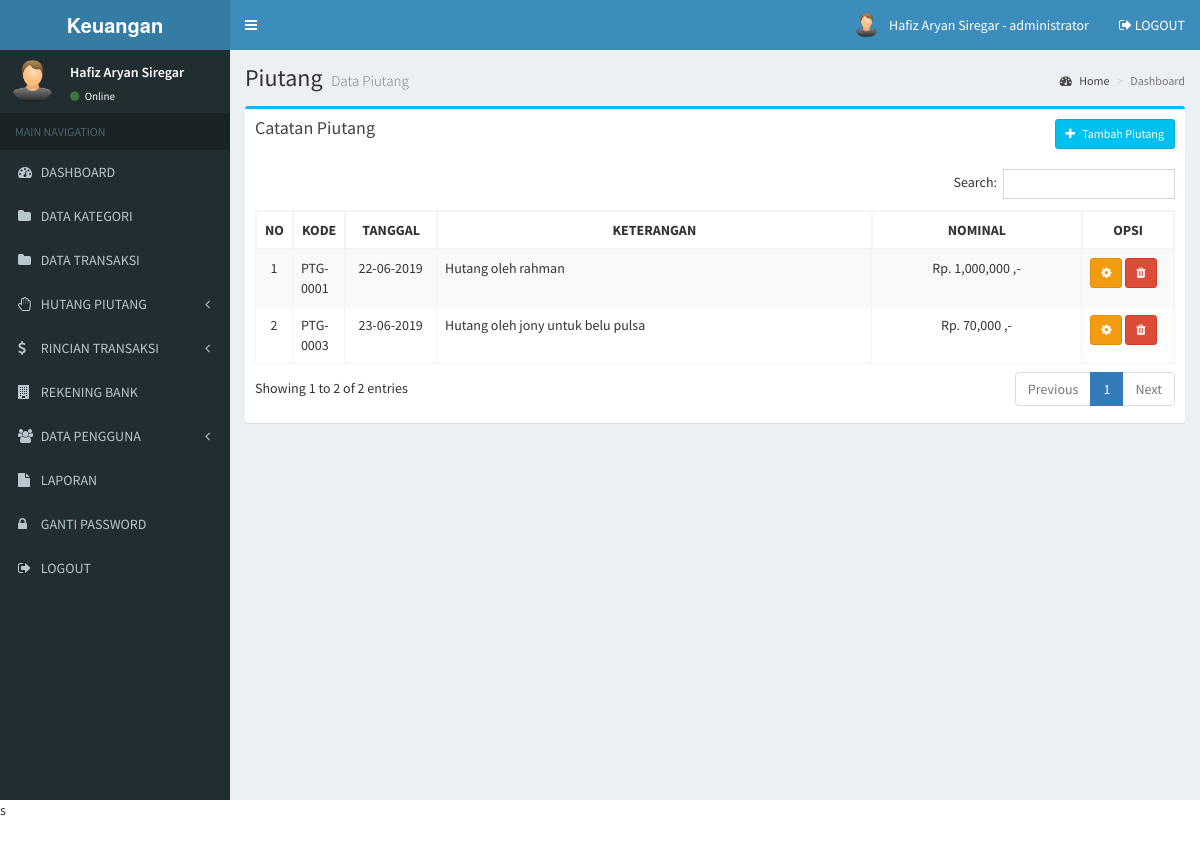
/admin/piutang.php (signed in), run on the app's committed database.
### tables this page shows
CREATE TABLE `user` (
  `user_id` int(11) NOT NULL,
  `user_nama` varchar(100) NOT NULL,
  `user_username` varchar(100) NOT NULL,
  `user_password` varchar(100) NOT NULL,
  `user_foto` varchar(100) DEFAULT NULL,
  `user_level` varchar(20) NOT NULL
);

CREATE TABLE `piutang` (
  `piutang_id` int(11) NOT NULL,
  `piutang_tanggal` date NOT NULL,
  `piutang_nominal` int(11) NOT NULL,
  `piutang_keterangan` text NOT NULL
);

### admin/piutang.php (the view, shortened to what this page needs)
<?php include 'header.php'; ?>
<div class="content-wrapper">
  <section class="content-header">
    <h1>
      Piutang
      <small>Data Piutang</small>
    </h1>
    <ol class="breadcrumb">
      <li><a href="#"><i class="fa fa-dashboard"></i> Home</a></li>
      <li class="active">Dashboard</li>
    </ol>
  </section>
  <section class="content">
    <div class="row">
      <section class="col-lg-12">
        <div class="box box-info">
          <div class="box-header">
            <h3 class="box-title">Catatan Piutang</h3>
            <div class="btn-group pull-right">
              <button type="button" class="btn btn-info btn-sm" data-toggle="modal" data-target="#exampleModal">
                <i class="fa fa-plus"></i> &nbsp Tambah Piutang
              </button>
            </div>
          </div>
          <div class="box-body">
            <div class="table-responsive">
              <table class="table table-bordered table-striped" id="table-datatable">
                <thead>
                  <tr>
                    <th width="1%">NO</th>
                    <th width="1%">KODE</th>
                    <th width="10%" class="text-center">TANGGAL</th>
                    <th class="text-center">KETERANGAN</th>
                    <th class="text-center">NOMINAL</th>
                    <th width="10%" class="text-center">OPSI</th>
                  </tr>
                </thead>
                <tbody>
                  <?php
                  include '../koneksi.php';
                  $no=1;
                  $data = mysqli_query($koneksi,"SELECT * FROM piutang");
                  while($d = mysqli_fetch_array($data)){
                    ?>
                    <tr>
                      <td class="text-center"><?php echo $no++; ?></td>
                      <td>PTG-000<?php echo $d['piutang_id']; ?></td>
                      <td class="text-center"><?php echo date('d-m-Y', strtotime($d['piutang_tanggal'])); ?></td>
                      <td><?php echo $d['piutang_keterangan']; ?></td>
                      <td class="text-center"><?php echo "Rp. ".number_format($d['piutang_nominal'])." ,-"; ?></td>
                      <td>
                        <button type="button" class="btn btn-warning btn-sm" data-toggle="modal" data-target="#edit_piutang_<?php echo $d['piutang_id'] ?>">
                        <i class="fa fa-cog"></i>
                      </button>
                      <button type="button" class="btn btn-danger btn-sm" data-toggle="modal" data-target="#hapus_piutang_<?php echo $d['piutang_id'] ?>">
                        <i class="fa fa-trash"></i>
                      </button>
                    </td>
                  </tr>
                  <?php
                }
                ?>
              </tbody>
            </table>
          </div>
        </div>
      </div>
    </section>
  </div>
</section>
</div>
<?php include 'footer.php'; ?>s

### admin/header.php (shortened to what this page needs)
<!DOCTYPE html>
<html>
<head>
  <link rel="stylesheet" href="../assets/bower_components/bootstrap/dist/css/bootstrap.min.css">
  <link rel="stylesheet" href="../assets/bower_components/font-awesome/css/font-awesome.min.css">
  <link rel="stylesheet" href="../assets/bower_components/Ionicons/css/ionicons.min.css">
  <link rel="stylesheet" href="../assets/dist/css/AdminLTE.min.css">
  <link rel="stylesheet" href="../assets/bower_components/datatables.net-bs/css/dataTables.bootstrap.min.css">
  <link rel="stylesheet" href="../assets/dist/css/skins/_all-skins.min.css">
  <link rel="stylesheet" href="../assets/bower_components/morris.js/morris.css">
  <link rel="stylesheet" href="../assets/bower_components/jvectormap/jquery-jvectormap.css">
  <link rel="stylesheet" href="../assets/bower_components/bootstrap-datepicker/dist/css/bootstrap-datepicker.min.css">
  <link rel="stylesheet" href="../assets/bower_components/bootstrap-daterangepicker/daterangepicker.css">
  <link rel="stylesheet" href="../assets/plugins/bootstrap-wysihtml5/bootstrap3-wysihtml5.min.css">
  <?php
  include '../koneksi.php';
  ?>
</head>
<body class="hold-transition skin-blue sidebar-mini">
  <div class="wrapper">
    <header class="main-header">
      <a href="index.php" class="logo">
        <span class="logo-lg"><b>Keuangan</b></span>
      </a>
      <nav class="navbar navbar-static-top">
        <a href="#" class="sidebar-toggle" data-toggle="push-menu" role="button">
        </a>
        <div class="navbar-custom-menu">
          <ul class="nav navbar-nav">
            <li class="dropdown user user-menu">
              <a href="#" class="dropdown-toggle" data-toggle="dropdown">
                <?php
                $id_user = $_SESSION['id'];
                $profil = mysqli_query($koneksi, "select * from user where user_id='$id_user'");
                $profil = mysqli_fetch_assoc($profil);
                if ($profil['user_foto'] == "") {
                ?>
                  <img src="../gambar/sistem/user.png" class="user-image">
                <?php } else { ?>
                  <img src="../gambar/user/<?php echo $profil['user_foto'] ?>" class="user-image">
                <?php } ?>
                <span class="hidden-xs"><?php echo $_SESSION['nama']; ?> - <?php echo $_SESSION['level']; ?></span>
              </a>
            </li>
            <li>
              <a href="logout.php" onclick="return confirm('Apakah Anda yakin untuk logout?')">
                <i class="fa fa-sign-out"></i> LOGOUT
              </a>
            </li>
          </ul>
        </div>
      </nav>
    </header>
    <aside class="main-sidebar">
      <section class="sidebar">
        <div class="user-panel">
          <div class="pull-left image">
            <?php
            $id_user = $_SESSION['id'];
            $profil = mysqli_query($koneksi, "select * from user where user_id='$id_user'");
            $profil = mysqli_fetch_assoc($profil);
            if ($profil['user_foto'] == "") {
            ?>
              <img src="../gambar/sistem/user.png" class="img-circle">
            <?php } else { ?>
              <img src="../gambar/user/<?php echo $profil['user_foto'] ?>" class="img-circle" style="max-height:45px">
            <?php } ?>
          </div>
          <div class="pull-left info">
            <p><?php echo $_SESSION['nama']; ?></p>
            <a href="#"><i class="fa fa-circle text-success"></i> Online</a>
          </div>
        </div>
        <ul class="sidebar-menu" data-widget="tree">
          <li class="header">MAIN NAVIGATION</li>
          <li>
            <a href="index.php">
              <i class="fa fa-dashboard"></i> <span>DASHBOARD</span>
            </a>
          </li>
          <li>
            <a href="kategori.php">
              <i class="fa fa-folder"></i> <span>DATA KATEGORI</span>
            </a>
          </li>
          <li>
            <a href="transaksi.php">
              <i class="fa fa-folder"></i> <span>DATA TRANSAKSI</span>
            </a>
          </li>
          <li class="treeview">
            <a href="#">
              <i class="fa fa-hand-paper-o"></i>
              <span>HUTANG PIUTANG</span>
              <span class="pull-right-container">
                <i class="fa fa-angle-left pull-right"></i>
              </span>
            </a>
          </li>
          <li class="treeview">
            <a href="#">
              <i class="fa fa-dollar"></i>
              <span>RINCIAN TRANSAKSI</span>
              <span class="pull-right-container">
                <i class="fa fa-angle-left pull-right"></i>
              </span>
            </a>
          </li>
          <li>
            <a href="bank.php">
              <i class="fa fa-building"></i> <span>REKENING BANK</span>
            </a>
          </li>
          <li class="treeview">
            <a href="#">
              <i class="fa fa-users"></i>
              <span>DATA PENGGUNA</span>
              <span class="pull-right-container">
                <i class="fa fa-angle-left pull-right"></i>
              </span>
            </a>
          </li>
          <li>
            <a href="laporan.php">
              <i class="fa fa-file"></i> <span>LAPORAN</span>
            </a>
          </li>
          <li>
            <a href="gantipassword.php">
              <i class="fa fa-lock"></i> <span>GANTI PASSWORD</span>
            </a>
          </li>
          <li>
            <a href="logout.php" onclick="return confirm('Apakah Anda yakin untuk logout?')">
              <i class="fa fa-sign-out"></i> <span>LOGOUT</span>
            </a>
          </li>
        </ul>
      </section>
    </aside>

### admin/header.php (style rules this page uses)
#table-datatable { width: 100% !important; }
#table-datatable .sorting_disabled { border: 1px solid #f4f4f4; }

### data on the page
user: user_foto (picture)
piutang: piutang_id "1", piutang_tanggal "22-06-2019", piutang_keterangan "Hutang oleh rahman", piutang_nominal "1,000,000"
piutang: piutang_id "3", piutang_tanggal "23-06-2019", piutang_keterangan "Hutang oleh jony untuk belu pulsa", piutang_nominal "70,000"

### other printed values
$_SESSION['nama'] "Hafiz Aryan Siregar"
$_SESSION['level'] "administrator"
